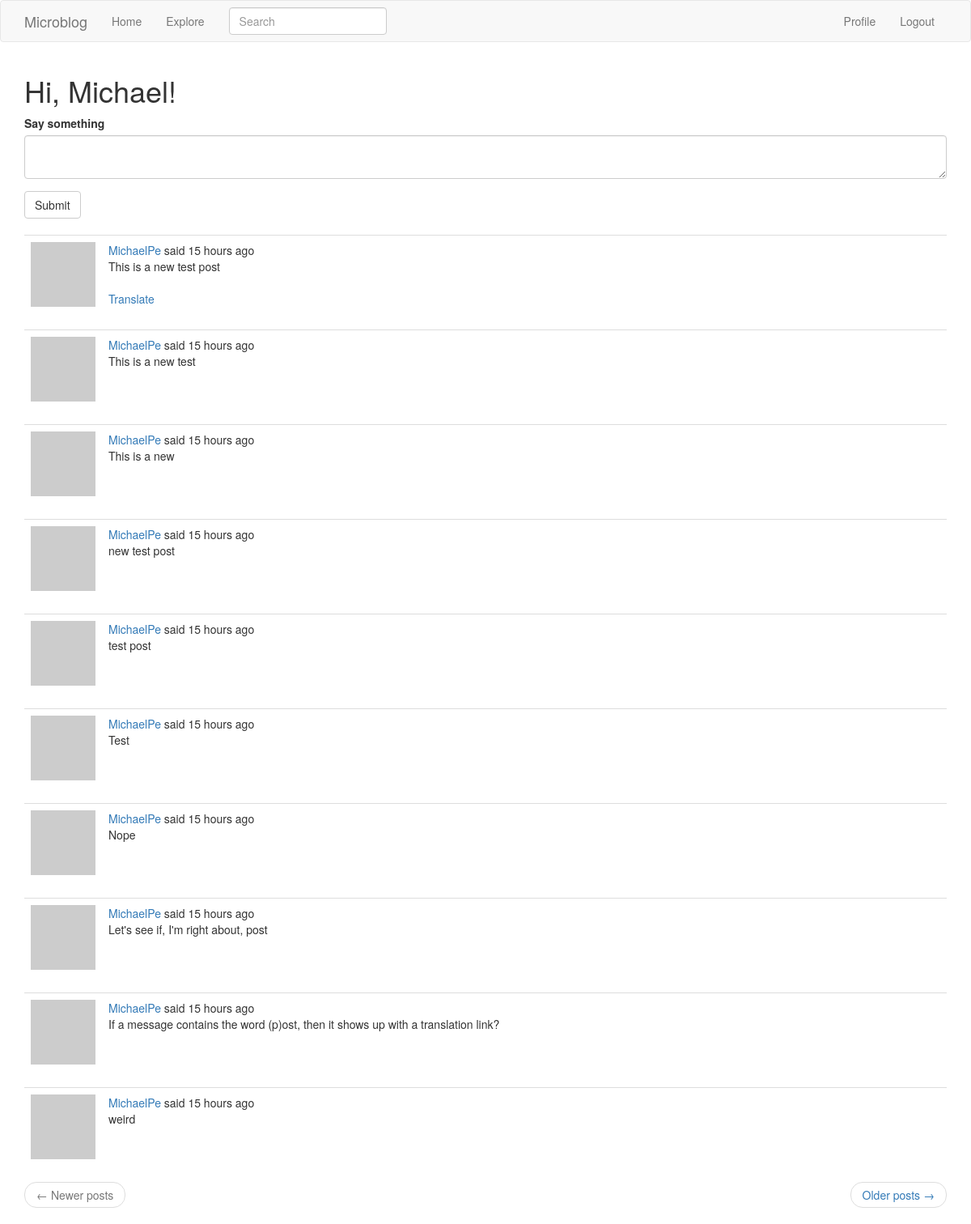
The app's page /index (signed in) with its own data.
### app/models.py (models this page shows, shortened)
class User(UserMixin, db.Model):
    id = db.Column(db.Integer, primary_key=True)
    firstname = db.Column(db.String(64), index=True)
    lastname = db.Column(db.String(64), index=True)
    username = db.Column(db.String(64), index=True, unique=True)
    email = db.Column(db.String(120), index=True, unique=True)
    password_hash = db.Column(db.String(128))
    posts = db.relationship('Post', backref='author', lazy='dynamic')
    about_me = db.Column(db.String(140))
    last_seen = db.Column(db.DateTime, default=datetime.utcnow)
    followed = db.relationship(
        'User', secondary=followers,
        primaryjoin=(followers.c.follower_id == id),
        secondaryjoin=(followers.c.followed_id == id),
        backref=db.backref('followers', lazy='dynamic'), lazy='dynamic')
    def avatar(self, size):
        digest = md5(self.email.lower().encode('utf-8')).hexdigest()
        return 'https://www.gravatar.com/avatar/{}?d=identicon&s={}'.format(
            digest, size)
    def followed_posts(self):
        followed = Post.query.join(
            followers, (followers.c.followed_id == Post.user_id)).filter(
                followers.c.follower_id == self.id)
        own = Post.query.filter_by(user_id=self.id)
        return followed.union(own).order_by(Post.timestamp.desc())

class SearchableMixin(object):
    @classmethod
    def before_commit(cls, session):
        session._changes = {
            'add': list(session.new),
            'update': list(session.dirty),
            'delete': list(session.deleted)
        }
    @classmethod
    def after_commit(cls, session):
        for obj in session._changes['add']:
            if isinstance(obj, SearchableMixin):
                add_to_index(obj.__tablename__, obj)
        for obj in session._changes['update']:
            if isinstance(obj, SearchableMixin):
                add_to_index(obj.__tablename__, obj)
        for obj in session._changes['delete']:
            if isinstance(obj, SearchableMixin):
                remove_from_index(obj.__tablename__, obj)
        session._changes = None

class Post(SearchableMixin, db.Model):
    __searchable__ = ['body']
    id = db.Column(db.Integer, primary_key=True)
    body = db.Column(db.String(140))
    timestamp = db.Column(db.DateTime, index=True, default=datetime.utcnow)
    user_id = db.Column(db.Integer, db.ForeignKey('user.id'))
    language = db.Column(db.String(5))

### app/main/routes.py (the view, shortened to what this page needs)
@bp.route('/', methods=['GET', 'POST'])
@bp.route('/index', methods=['GET', 'POST'])
@login_required
def index():
    form = PostForm()
    page = request.args.get('page', 1, type=int)
    posts = current_user.followed_posts().paginate(
        page, current_app.config['POSTS_PER_PAGE'], False)
    next_url = url_for('main.index', page=posts.next_num) \
        if posts.has_next else None
    prev_url = url_for('main.index', page=posts.prev_num) \
        if posts.has_prev else None
    return render_template('index.html', title=_('Home'), form=form,
                           posts=posts.items, next_url=next_url,
                           prev_url=prev_url)

### app/main/forms.py
class SearchForm(FlaskForm):
    q = StringField(_l('Search'), validators=[DataRequired()])
    def __init__(self, *args, **kwargs):
        if 'formdata' not in kwargs:
            kwargs['formdata'] = request.args
        if 'csrf_enabled' not in kwargs:
            kwargs['csrf_enabled'] = False
        super(SearchForm, self).__init__(*args, **kwargs)

class PostForm(FlaskForm):
    post = TextAreaField(_l('Say something'), validators=[DataRequired()])
    submit = SubmitField(_l('Submit'))

### app/main/routes.py (called while the page is built)
@bp.before_app_request
def before_request():
    if current_user.is_authenticated:
        current_user.last_seen = datetime.utcnow()
        db.session.commit()
        g.search_form = SearchForm()
    g.locale = str(get_locale())

### app/models.py (called while the page is built)
@login.user_loader
def load_user(id):
    return User.query.get(int(id))

### app/templates/index.html
{% extends "base.html" %}
{% import 'bootstrap/wtf.html' as wtf %}
{% block app_content %}
    <h1>{{ _('Hi, %(firstname)s!', firstname=current_user.firstname) }}</h1>
    {% if form %}
    {{ wtf.quick_form(form) }}
    <br>
    {% endif %}
    {% for post in posts %}
        {% include '_post.html' %}
    {% endfor %}
    <nav aria-label="...">
        <ul class="pager">
            <li class="previous{% if not prev_url %} disabled{% endif %}">
                <a href="{{ prev_url or '#' }}">
                    <span aria-hidden="true">&larr;</span> {{ _('Newer posts') }}
                </a>
            </li>
            <li class="next{% if not next_url %} disabled{% endif %}">
                <a href="{{ next_url or '#' }}">
                    {{ _('Older posts') }} <span aria-hidden="true">&rarr;</span>
                </a>
            </li>
        </ul>
    </nav>
{% endblock %}

### app/templates/base.html (shortened to what this page needs)
{% extends 'bootstrap/base.html' %}
{% block navbar %}
    <nav class="navbar navbar-default">
        <div class="container">
            <div class="navbar-header">
                <a class="navbar-brand" href="{{ url_for('main.index') }}">Microblog</a>
            </div>
            <div class="collapse navbar-collapse" id="bs-example-navbar-collapse-1">
                <ul class="nav navbar-nav">
                    <li><a href="{{ url_for('main.index') }}">{{ _('Home') }}</a></li>
                    <li><a href="{{ url_for('main.explore') }}">{{ _('Explore') }}</a></li>
                </ul>
                {% if g.search_form %}
                <form class="navbar-form navbar-left" method="get" action="{{ url_for('main.search') }}">
                    <div class="form-group">
                        {{ g.search_form.q(size=20, class='form-control', placeholder=g.search_form.q.label.text) }}
                    </div>
                </form>
                {% endif %}
                <ul class="nav navbar-nav navbar-right">
                    {% if current_user.is_anonymous %}
                    <li><a href="{{ url_for('auth.login') }}">{{ _('Login') }}</a></li>
                    {% else %}
                    <li><a href="{{ url_for('main.user', username=current_user.username) }}">{{ _('Profile') }}</a></li>
                    <li><a href="{{ url_for('auth.logout') }}">{{ _('Logout') }}</a></li>
                    {% endif %}
                </ul>
            </div>
        </div>
    </nav>
{% endblock %}
{% block content %}
    <div class="container">
        {% block app_content %}{% endblock %}
    </div>
{% endblock %}

### app/templates/_post.html (shortened to what this page needs)
    <table class="table table-hover">
        <tr>
            <td width="70px">
                <a href="{{ url_for('main.user', username=post.author.username) }}">
                    <img src="{{ post.author.avatar(70) }}" />
                </a>
            </td>
            <td>
                {{ _('%(username)s said %(when)s',
                    username=user_link, when=moment(post.timestamp).fromNow()) }}
                <br>
                <span id="post{{ post.id }}">{{ post.body }}</span>
                {% if post.language and post.language != g.locale %}
                <br><br>
                <span id="translation{{ post.id }}">
                    <a href="javascript:translate(
                                '#post{{ post.id }}',
                                '#translation{{ post.id }}',
                                '{{ post.language }}',
                                '{{ g.locale }}');">{{ _('Translate') }}</a>
                </span>
                {% endif %}
            </td>
        </tr>
    </table>

### records on screen
Post: body "This is a new test post"
Post: body "This is a new test"
Post: body "This is a new"
Post: body "new test post"
Post: body "test post"
Post: body "Test"
Post: body "Nope"
Post: body "Let's see if, I'm right about, post"
Post: body "If a message contains the word (p)ost, then it shows up with a translation link?"
Post: body "weird"
